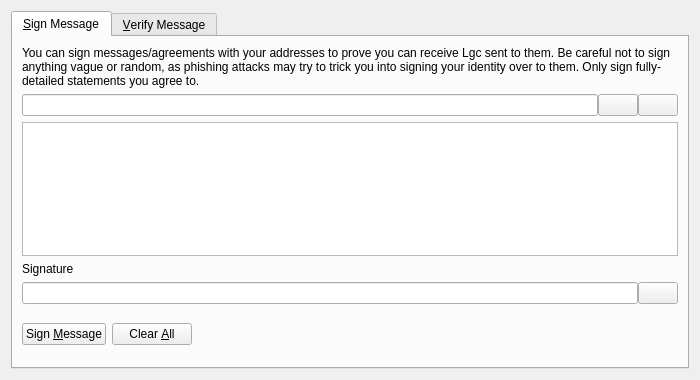
<?xml version="1.0" encoding="UTF-8"?>
<ui version="4.0">
 <class>SignVerifyMessageDialog</class>
 <widget class="QDialog" name="SignVerifyMessageDialog">
  <property name="geometry">
   <rect>
    <x>0</x>
    <y>0</y>
    <width>700</width>
    <height>380</height>
   </rect>
  </property>
  <property name="windowTitle">
   <string>Signatures - Sign / Verify a Message</string>
  </property>
  <property name="modal">
   <bool>true</bool>
  </property>
  <layout class="QVBoxLayout" name="verticalLayout">
   <item>
    <widget class="QTabWidget" name="tabWidget">
     <property name="currentIndex">
      <number>0</number>
     </property>
     <widget class="QWidget" name="tabSignMessage">
      <attribute name="title">
       <string>&amp;Sign Message</string>
      </attribute>
      <layout class="QVBoxLayout" name="verticalLayout_SM">
       <item>
        <widget class="QLabel" name="infoLabel_SM">
         <property name="text">
          <string>You can sign messages/agreements with your addresses to prove you can receive Lgc sent to them. Be careful not to sign anything vague or random, as phishing attacks may try to trick you into signing your identity over to them. Only sign fully-detailed statements you agree to.</string>
         </property>
         <property name="textFormat">
          <enum>Qt::PlainText</enum>
         </property>
         <property name="wordWrap">
          <bool>true</bool>
         </property>
        </widget>
       </item>
       <item>
        <layout class="QHBoxLayout" name="horizontalLayout_1_SM">
         <property name="spacing">
          <number>0</number>
         </property>
         <item>
          <widget class="QValidatedLineEdit" name="addressIn_SM">
           <property name="toolTip">
            <string>The Lgc address to sign the message with</string>
           </property>
          </widget>
         </item>
         <item>
          <widget class="QPushButton" name="addressBookButton_SM">
           <property name="toolTip">
            <string>Choose previously used address</string>
           </property>
           <property name="text">
            <string/>
           </property>
           <property name="shortcut">
            <string>Alt+A</string>
           </property>
           <property name="autoDefault">
            <bool>false</bool>
           </property>
          </widget>
         </item>
         <item>
          <widget class="QPushButton" name="pasteButton_SM">
           <property name="toolTip">
            <string>Paste address from clipboard</string>
           </property>
           <property name="text">
            <string/>
           </property>
           <property name="shortcut">
            <string>Alt+P</string>
           </property>
           <property name="autoDefault">
            <bool>false</bool>
           </property>
          </widget>
         </item>
        </layout>
       </item>
       <item>
        <widget class="QPlainTextEdit" name="messageIn_SM">
         <property name="toolTip">
          <string>Enter the message you want to sign here</string>
         </property>
        </widget>
       </item>
       <item>
        <widget class="QLabel" name="signatureLabel_SM">
         <property name="text">
          <string>Signature</string>
         </property>
         <property name="textFormat">
          <enum>Qt::PlainText</enum>
         </property>
        </widget>
       </item>
       <item>
        <layout class="QHBoxLayout" name="horizontalLayout_2_SM">
         <property name="spacing">
          <number>0</number>
         </property>
         <item>
          <widget class="QLineEdit" name="signatureOut_SM">
           <property name="font">
            <font>
             <italic>true</italic>
            </font>
           </property>
           <property name="readOnly">
            <bool>true</bool>
           </property>
          </widget>
         </item>
         <item>
          <widget class="QPushButton" name="copySignatureButton_SM">
           <property name="toolTip">
            <string>Copy the current signature to the system clipboard</string>
           </property>
           <property name="text">
            <string/>
           </property>
           <property name="autoDefault">
            <bool>false</bool>
           </property>
          </widget>
         </item>
        </layout>
       </item>
       <item>
        <layout class="QHBoxLayout" name="horizontalLayout_3_SM">
         <item>
          <widget class="QPushButton" name="signMessageButton_SM">
           <property name="toolTip">
            <string>Sign the message to prove you own this Lgc address</string>
           </property>
           <property name="text">
            <string>Sign &amp;Message</string>
           </property>
           <property name="autoDefault">
            <bool>false</bool>
           </property>
          </widget>
         </item>
         <item>
          <widget class="QPushButton" name="clearButton_SM">
           <property name="toolTip">
            <string>Reset all sign message fields</string>
           </property>
           <property name="text">
            <string>Clear &amp;All</string>
           </property>
           <property name="autoDefault">
            <bool>false</bool>
           </property>
          </widget>
         </item>
         <item>
          <spacer name="horizontalSpacer_1_SM">
           <property name="orientation">
            <enum>Qt::Horizontal</enum>
           </property>
           <property name="sizeHint" stdset="0">
            <size>
             <width>40</width>
             <height>48</height>
            </size>
           </property>
          </spacer>
         </item>
         <item>
          <widget class="QLabel" name="statusLabel_SM">
           <property name="font">
            <font>
             <weight>75</weight>
             <bold>true</bold>
            </font>
           </property>
           <property name="text">
            <string/>
           </property>
           <property name="wordWrap">
            <bool>true</bool>
           </property>
          </widget>
         </item>
         <item>
          <spacer name="horizontalSpacer_2_SM">
           <property name="orientation">
            <enum>Qt::Horizontal</enum>
           </property>
           <property name="sizeHint" stdset="0">
            <size>
             <width>40</width>
             <height>48</height>
            </size>
           </property>
          </spacer>
         </item>
        </layout>
       </item>
      </layout>
     </widget>
     <widget class="QWidget" name="tabVerifyMessage">
      <attribute name="title">
       <string>&amp;Verify Message</string>
      </attribute>
      <layout class="QVBoxLayout" name="verticalLayout_VM">
       <item>
        <widget class="QLabel" name="infoLabel_VM">
         <property name="text">
          <string>Enter the receiver's address, message (ensure you copy line breaks, spaces, tabs, etc. exactly) and signature below to verify the message. Be careful not to read more into the signature than what is in the signed message itself, to avoid being tricked by a man-in-the-middle attack. Note that this only proves the signing party receives with the address, it cannot prove sendership of any transaction!</string>
         </property>
         <property name="textFormat">
          <enum>Qt::PlainText</enum>
         </property>
         <property name="alignment">
          <set>Qt::AlignLeading|Qt::AlignLeft|Qt::AlignTop</set>
         </property>
         <property name="wordWrap">
          <bool>true</bool>
         </property>
        </widget>
       </item>
       <item>
        <layout class="QHBoxLayout" name="horizontalLayout_1_VM">
         <property name="spacing">
          <number>0</number>
         </property>
         <item>
          <widget class="QValidatedLineEdit" name="addressIn_VM">
           <property name="toolTip">
            <string>The Lgc address the message was signed with</string>
           </property>
          </widget>
         </item>
         <item>
          <widget class="QPushButton" name="addressBookButton_VM">
           <property name="toolTip">
            <string>Choose previously used address</string>
           </property>
           <property name="text">
            <string/>
           </property>
           <property name="shortcut">
            <string>Alt+A</string>
           </property>
           <property name="autoDefault">
            <bool>false</bool>
           </property>
          </widget>
         </item>
        </layout>
       </item>
       <item>
        <widget class="QPlainTextEdit" name="messageIn_VM"/>
       </item>
       <item>
        <widget class="QValidatedLineEdit" name="signatureIn_VM"/>
       </item>
       <item>
        <layout class="QHBoxLayout" name="horizontalLayout_2_VM">
         <item>
          <widget class="QPushButton" name="verifyMessageButton_VM">
           <property name="toolTip">
            <string>Verify the message to ensure it was signed with the specified Lgc address</string>
           </property>
           <property name="text">
            <string>Verify &amp;Message</string>
           </property>
           <property name="autoDefault">
            <bool>false</bool>
           </property>
          </widget>
         </item>
         <item>
          <widget class="QPushButton" name="clearButton_VM">
           <property name="toolTip">
            <string>Reset all verify message fields</string>
           </property>
           <property name="text">
            <string>Clear &amp;All</string>
           </property>
           <property name="autoDefault">
            <bool>false</bool>
           </property>
          </widget>
         </item>
         <item>
          <spacer name="horizontalSpacer_1_VM">
           <property name="orientation">
            <enum>Qt::Horizontal</enum>
           </property>
           <property name="sizeHint" stdset="0">
            <size>
             <width>40</width>
             <height>48</height>
            </size>
           </property>
          </spacer>
         </item>
         <item>
          <widget class="QLabel" name="statusLabel_VM">
           <property name="font">
            <font>
             <weight>75</weight>
             <bold>true</bold>
            </font>
           </property>
           <property name="text">
            <string/>
           </property>
           <property name="wordWrap">
            <bool>true</bool>
           </property>
          </widget>
         </item>
         <item>
          <spacer name="horizontalSpacer_2_VM">
           <property name="orientation">
            <enum>Qt::Horizontal</enum>
           </property>
           <property name="sizeHint" stdset="0">
            <size>
             <width>40</width>
             <height>48</height>
            </size>
           </property>
          </spacer>
         </item>
        </layout>
       </item>
      </layout>
     </widget>
    </widget>
   </item>
  </layout>
 </widget>
 <customwidgets>
  <customwidget>
   <class>QValidatedLineEdit</class>
   <extends>QLineEdit</extends>
   <header>qvalidatedlineedit.h</header>
  </customwidget>
 </customwidgets>
 <resources>
  <include location="../lgc.qrc"/>
 </resources>
 <connections/>
</ui>
